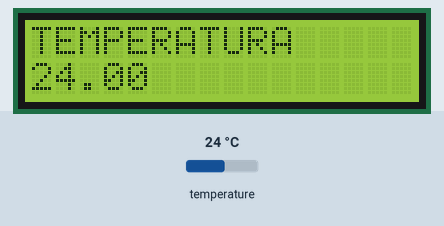
Recording of a sketch running on a simulated Arduino Uno, built with avr-gcc and run on an emulated ATmega328P. On the bench: 16×2 character LCD. Inputs (shaded band) come from the test bench; at power-on: temperature 24 °C. What the sketch prints to the serial monitor is not drawn.

Above: at 1.3 s.
1.4 s: temperature set to 33 °C
At 2.4 s:
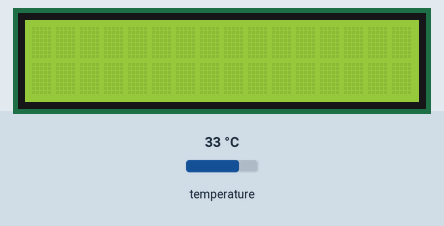
4.4 s: temperature set to 12 °C
At 5.2 s:
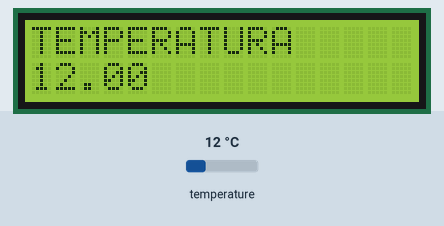
5.9 s: temperature set to 19 °C
At 7.1 s:
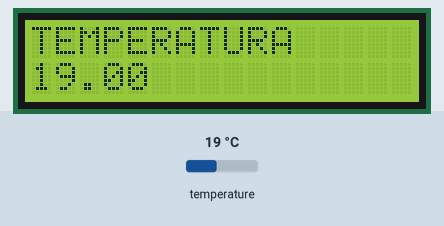
7.4 s: temperature set to 7 °C
At 8.1 s:
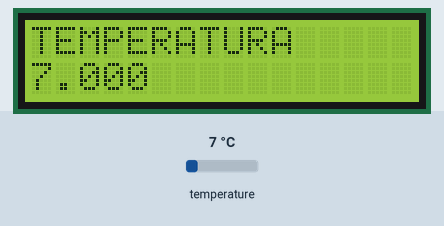
Timing chart, 0 to 9.9 s (numbered marks = the images above; inputs shaded):
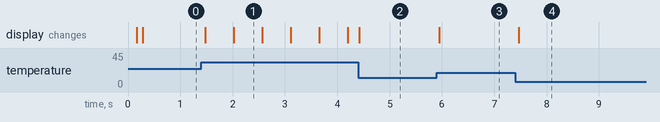

Measured:
- after the input at 1.4 s, the display: first changes after 0.08 s (image 1 shows a later state)
- after the input at 4.4 s, the display: changes at once (image 2)
- after the input at 5.9 s, the display: changes after 0.05 s (image 3)
- after the input at 7.4 s, the display: changes after 0.07 s (image 4)
- what the display in image 1 shows lasts 0.6 s, from 2.0 s to 2.6 s

The sketch:

temperatura.ino
```cpp
// PINES A CONFIGURAR
#define ONE_WIRE_BUS 2


int maxTemp = 30;
// TEMPERPATURA //

#include <OneWire.h>
#include <DallasTemperature.h>
// Data wire is plugged into port 2 on the Arduino
// Setup a oneWire instance to communicate with any OneWire devices (not just Maxim/Dallas temperature ICs)
OneWire oneWire(ONE_WIRE_BUS);
// Pass our oneWire reference to Dallas Temperature.
DallasTemperature sensors(&oneWire);
// arrays to hold device address
DeviceAddress insideThermometer;

///////// DISPLAY LCD PANTALLA DE CRISTAL LÍQUIDO ///////////////////

#include <LiquidCrystal.h>
const int rs = 8;
const int en = 9;
const int d4 = 4;
const int d5 = 5;
const int d6 = 6;
const int d7 = 7;
const int BL = 10;

LiquidCrystal lcd(rs, en, d4, d5, d6, d7);

void setup(void)
{
  // start serial port
  Serial.begin(9600);
  Serial.println("Dallas Temperature IC Control Library Demo");

  // locate devices on the bus
  Serial.print("Locating devices...");
  sensors.begin();
  Serial.print("Found ");
  Serial.print(sensors.getDeviceCount(), DEC);
  Serial.println(" devices.");

  // report parasite power requirements
  Serial.print("Parasite power is: ");
  if (sensors.isParasitePowerMode()) Serial.println("ON");
  else Serial.println("OFF");

  // Assign address manually. The addresses below will beed to be changed
  // to valid device addresses on your bus. Device address can be retrieved
  // by using either oneWire.search(deviceAddress) or individually via
  // sensors.getAddress(deviceAddress, index)
  // Note that you will need to use your specific address here
  //insideThermometer = { 0x28, 0x1D, 0x39, 0x31, 0x2, 0x0, 0x0, 0xF0 };

  // Method 1:
  // Search for devices on the bus and assign based on an index. Ideally,
  // you would do this to initially discover addresses on the bus and then
  // use those addresses and manually assign them (see above) once you know
  // the devices on your bus (and assuming they don't change).
  if (!sensors.getAddress(insideThermometer, 0)) Serial.println("Unable to find address for Device 0");

  // method 2: search()
  // search() looks for the next device. Returns 1 if a new address has been
  // returned. A zero might mean that the bus is shorted, there are no devices,
  // or you have already retrieved all of them. It might be a good idea to
  // check the CRC to make sure you didn't get garbage. The order is
  // deterministic. You will always get the same devices in the same order
  //
  // Must be called before search()
  //oneWire.reset_search();
  // assigns the first address found to insideThermometer
  //if (!oneWire.search(insideThermometer)) Serial.println("Unable to find address for insideThermometer");

  // show the addresses we found on the bus
  Serial.print("Device 0 Address: ");
  printAddress(insideThermometer);
  Serial.println();

  // set the resolution to 9 bit (Each Dallas/Maxim device is capable of several different resolutions)
  sensors.setResolution(insideThermometer, 9);

  Serial.print("Device 0 Resolution: ");
  Serial.print(sensors.getResolution(insideThermometer), DEC);
  Serial.println();


  // LCD

  // set up the LCD's number of columns and rows:
  lcd.begin(16, 2);


  // Print a message to the LCD.
  lcd.print("TEMPERATURA");

  //lcd.blink();

}

// function to print the temperature for a device
float printTemperature(DeviceAddress deviceAddress)
{
  // method 2 - faster
  float tempC = sensors.getTempC(deviceAddress);
  if (tempC == DEVICE_DISCONNECTED_C)
  {
    Serial.println("Error: Could not read temperature data");
    return -128;
  }
  Serial.print("Temp C: ");
  // Serial.print(tempC);
  //Serial.print(" Temp F: ");
  //  float tempActual = DallasTemperature::toFahrenheit(tempC);
  Serial.println(tempC);
  return tempC;
}


void loop(void)
{

  static bool alarm = 0;

  if (alarm == 1)
  {
    Serial.print(" ALARMA ");
    static unsigned long lastDisplay;
    if (millis() > lastDisplay + 500) {
      lastDisplay = millis();
      static int displayState;
      if (displayState == 1) {
        displayState = 0;
        // Turn off the display:
        lcd.noDisplay();
        Serial.print("*");
      }
      else
      {
        // Turn on the display:
        lcd.display();
        displayState = 1;
        Serial.print("o");
      }
    }


  }
  else
  {
    lcd.display();

  }


  Serial.print("Requesting temperatures...");
  sensors.requestTemperatures();
  Serial.println("DONE");
  lcd.setCursor(0, 1);
  static float tempAnterior;
  float tempActual = printTemperature(insideThermometer);
  if (tempActual != tempAnterior)
  {
    //Actualiza temperatura en LCD
    tempAnterior = tempActual;
    lcd.print(tempActual);
  }
  if (tempAnterior > maxTemp)
  {
    alarm = 1;
  }
  else
    alarm = 0;

}

void printAddress(DeviceAddress deviceAddress)
{
  for (uint8_t i = 0; i < 8; i++)
  {
    if (deviceAddress[i] < 16) Serial.print("0");
    Serial.print(deviceAddress[i], HEX);
  }
}
```
